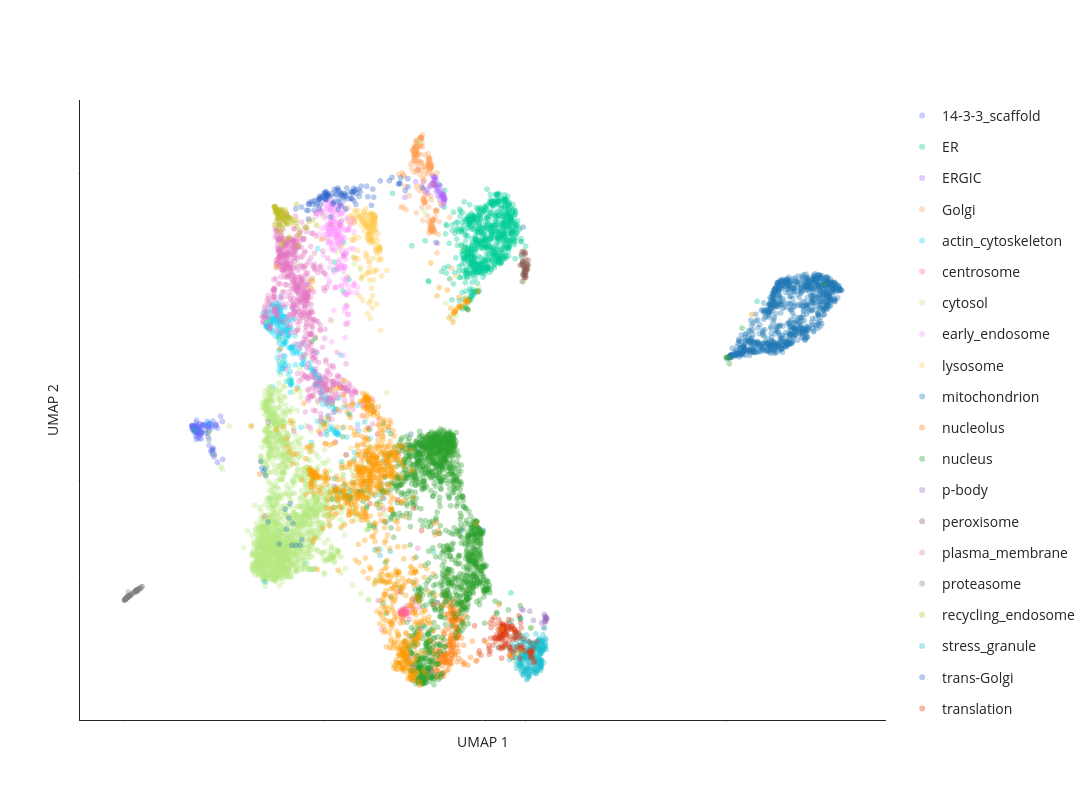

The cell this chart's notebook holds for it:
### Markdown cell above
### generate UMAP plots

### Code cell
# plot the 2D UMAP
label_to_color = "consensus_graph_annnotation"  # **choose which annotation column to highlight here** , other choices: cluster_annotation, Protein-level_consensus_annotation

fig = pu.interaction_umap(
    umap_table,
    node_name="Gene_name_canonical", 
    cluster=label_to_color, opacity=0.35, unlabelled_color="#D0D3D4", unlabelled_opacity=0.1,
    pointsize=6, x="umap_1", y="umap_2",
    categorical=True,
)
fig.update_layout(width=1200, height=800)

fig.show()

# save the figure as an html file
save_path = os.path.join("output")
save_name = f"{timestamp}_UMAP_2Dview_seed={UMAP_seed}html"
pio.write_html(fig, file=os.path.join(save_path, save_name), auto_open=False)

### Figure 1 — Plotly figure (JSON) as saved in the notebook; plotly's stock layout.template omitted (floating-point values rounded to 4 significant figures; data arrays with more than 128 entries replaced by an {"elided": "..."} marker saying what was removed)
{"data": [{"customdata": {"elided": "129x1 int values"}, "hovertemplate": "<b>%{hovertext}</b><br><br>consensus_graph_annnotation=14-3-3_scaffold<br>UMAP 1=%{x}<br>UMAP 2=%{y}<extra></extra>", "hovertext": {"elided": "129 str values"}, "legendgroup": "14-3-3_scaffold", "marker": {"color": "#636EFA", "opacity": 0.35, "size": 6, "symbol": "circle"}, "mode": "markers", "name": "14-3-3_scaffold", "showlegend": true, "type": "scattergl", "x": {"elided": "129 float values"}, "xaxis": "x", "y": {"elided": "129 float values"}, "yaxis": "y"}, {"customdata": {"elided": "752x1 int values"}, "hovertemplate": "<b>%{hovertext}</b><br><br>consensus_graph_annnotation=ER<br>UMAP 1=%{x}<br>UMAP 2=%{y}<extra></extra>", "hovertext": {"elided": "752 str values"}, "legendgroup": "ER", "marker": {"color": "#00CC96", "opacity": 0.35, "size": 6, "symbol": "circle"}, "mode": "markers", "name": "ER", "showlegend": true, "type": "scattergl", "x": {"elided": "752 float values"}, "xaxis": "x", "y": {"elided": "752 float values"}, "yaxis": "y"}, {"customdata": [[3162], [5759], [4036], [1646], [5688], [5705], [2868], [3648], [2299], [748], [1983], [666], [8481], [6800], [4413], [5141], [4121], [3519], [6828], [5218], [4192], [4807], [3597], [6708], [4808], [2501], [2617], [958], [7569], [7596], [2511], [5383], [3767], [3029], [1919], [8011], [2841], [1747], [7797], [3837], [3827], [8387], [230], [2683], [282], [512], [576], [6642], [1754], [5712], [5584], [3278], [6281], [3044], [2998]], "hovertemplate": "<b>%{hovertext}</b><br><br>consensus_graph_annnotation=ERGIC<br>UMAP 1=%{x}<br>UMAP 2=%{y}<extra></extra>", "hovertext": ["RAB3GAP1", "SAR1A", "SEC22B", "COPG2", "YIF1B", "PIGG", "YIPF5", "SLC39A11", "ERGIC3", "EGFL7", "LMAN2", "TMED9", "COPG1", "CHPT1", "ARF4", "SCAP", "SEC24D", "COPB2", "SCFD1", "TMED1", "SEC24A", "COPB1", "SEC22B", "MCFD2", "COPA", "LYSMD3", "ARCN1", "COPZ1", "LMAN2L", "RAB3GAP2", "RAB3B", "TMED2", "COPE", "GPR89B", "ERP44", "MTMR4", "TRIM4", "TRIM27", "RAB18", "RER1", "BET1", "TMED5", "SREBF2", "METTL9", "LMAN1", "DESI2", "TMED10", "MTMR14", "IER3IP1", "RABL3", "SAR1B", "SEC31A", "TMED4", "ERGIC1", "B4DSQ5[p]"], "legendgroup": "ERGIC", "marker": {"color": "#AB63FA", "opacity": 0.35, "size": 6, "symbol": "circle"}, "mode": "markers", "name": "ERGIC", "showlegend": true, "type": "scattergl", "x": [7.631, 7.915, 7.811, 7.681, 7.776, 7.924, 7.616, 7.965, 7.735, 7.724, 7.889, 7.922, 7.706, 7.263, 7.462, 7.764, 7.55, 7.732, 7.779, 7.948, 7.569, 7.705, 7.955, 7.988, 7.75, 7.733, 7.696, 7.713, 7.948, 7.716, 7.917, 7.882, 7.719, 7.847, 7.985, 7.87, 7.853, 7.414, 7.919, 7.677, 7.685, 7.991, 7.875, 7.772, 7.977, 7.81, 7.968, 6.995, 7.814, 7.937, 7.511, 7.325, 7.746, 7.978, 7.707], "xaxis": "x", "y": [9.777, 9.662, 9.567, 9.829, 9.867, 9.584, 9.746, 9.491, 9.921, 9.885, 9.606, 9.555, 9.818, 9.842, 9.848, 9.925, 9.693, 9.766, 9.661, 9.495, 9.613, 9.808, 9.596, 9.53, 9.753, 9.843, 9.803, 9.8, 9.565, 9.783, 9.382, 9.56, 9.797, 9.664, 9.505, 9.484, 9.777, 9.75, 9.577, 9.793, 9.957, 9.495, 9.766, 9.77, 9.464, 9.731, 9.417, 9.54, 9.663, 9.591, 9.642, 10.08, 9.943, 9.567, 9.945], "yaxis": "y"}, {"customdata": {"elided": "193x1 int values"}, "hovertemplate": "<b>%{hovertext}</b><br><br>consensus_graph_annnotation=Golgi<br>UMAP 1=%{x}<br>UMAP 2=%{y}<extra></extra>", "hovertext": {"elided": "193 str values"}, "legendgroup": "Golgi", "marker": {"color": "#FFA15A", "opacity": 0.35, "size": 6, "symbol": "circle"}, "mode": "markers", "name": "Golgi", "showlegend": true, "type": "scattergl", "x": {"elided": "193 float values"}, "xaxis": "x", "y": {"elided": "193 float values"}, "yaxis": "y"}, {"customdata": {"elided": "280x1 int values"}, "hovertemplate": "<b>%{hovertext}</b><br><br>consensus_graph_annnotation=actin_cytoskeleton<br>UMAP 1=%{x}<br>UMAP 2=%{y}<extra></extra>", "hovertext": {"elided": "280 str values"}, "legendgroup": "actin_cytoskeleton", "marker": {"color": "#19D3F3", "opacity": 0.35, "size": 6, "symbol": "circle"}, "mode": "markers", "name": "actin_cytoskeleton", "showlegend": true, "type": "scattergl", "x": {"elided": "280 float values"}, "xaxis": "x", "y": {"elided": "280 float values"}, "yaxis": "y"}, {"customdata": [[7168], [6500], [7409], [1325], [4698], [5861], [5908], [6155], [354], [2147], [1381], [6543], [7320], [3244], [5540], [10], [6604], [7292], [22], [7486], [7175], [6850], [2725], [4142], [2440], [2284], [3831], [8501], [1805], [4204], [3168], [4197], [5687], [2140], [1318], [1302], [5493], [6507], [3657], [8342], [6389], [6181], [2771], [5846], [7022], [1148], [1174], [6773], [6418]], "hovertemplate": "<b>%{hovertext}</b><br><br>consensus_graph_annnotation=centrosome<br>UMAP 1=%{x}<br>UMAP 2=%{y}<extra></extra>", "hovertext": ["CCDC138", "SPICE1", "CEP250", "MPHOSPH9", "CSNK1D", "CEP350", "CEP135", "CEP128", "CEP57", "CEP290", "CDK5RAP2", "NIN", "CCDC77", "PCM1", "C2CD3", "CCP110", "CEP120", "AKAP9", "CEP72", "CEP41", "CEP63", "PIBF1", "BBS4", "CEP152", "OFD1", "CEP350", "CETN3", "CCDC61", "CEP78", "CEP43", "PCM1", "PCNT", "ODF2", "CSPP1", "RNF213", "WRAP73", "KIF7", "CNTROB", "CCDC14", "SSX2IP", "MIB1", "CEP68", "CEP131", "CROCC", "TBC1D31", "MED4", "ALMS1", "CEP192", "CEP97"], "legendgroup": "centrosome", "marker": {"color": "#FF6692", "opacity": 0.35, "size": 6, "symbol": "circle"}, "mode": "markers", "name": "centrosome", "showlegend": true, "type": "scattergl", "x": [6.956, 7.044, 6.933, 7.162, 6.945, 6.909, 6.965, 6.901, 7.118, 6.88, 6.918, 7.085, 7.048, 7.0, 7.264, 6.928, 7.002, 6.96, 6.92, 6.999, 7.356, 6.894, 6.877, 7.193, 6.904, 6.47, 7.817, 6.892, 6.812, 6.91, 6.962, 6.924, 6.936, 6.91, 6.934, 6.917, 6.883, 7.017, 6.925, 6.929, 6.96, 7.037, 7.029, 7.024, 6.888, 7.046, 7.123, 7.197, 6.928], "xaxis": "x", "y": [1.457, 1.356, 1.419, 1.616, 1.478, 1.411, 1.4, 1.403, 1.289, 1.408, 1.387, 1.412, 1.555, 1.447, 1.618, 1.396, 1.398, 1.373, 1.439, 1.371, 1.525, 1.405, 1.428, 1.509, 1.388, 3.441, 1.615, 1.438, 1.832, 1.404, 1.505, 1.388, 1.396, 1.403, 1.265, 1.409, 1.469, 1.409, 1.401, 1.443, 1.48, 1.414, 1.473, 1.438, 1.413, 1.498, 1.44, 1.512, 1.316], "yaxis": "y"}, {"customdata": {"elided": "1831x1 int values"}, "hovertemplate": "<b>%{hovertext}</b><br><br>consensus_graph_annnotation=cytosol<br>UMAP 1=%{x}<br>UMAP 2=%{y}<extra></extra>", "hovertext": {"elided": "1831 str values"}, "legendgroup": "cytosol", "marker": {"color": "#B6E880", "opacity": 0.35, "size": 6, "symbol": "circle"}, "mode": "markers", "name": "cytosol", "showlegend": true, "type": "scattergl", "x": {"elided": "1831 float values"}, "xaxis": "x", "y": {"elided": "1831 float values"}, "yaxis": "y"}, {"customdata": {"elided": "222x1 int values"}, "hovertemplate": "<b>%{hovertext}</b><br><br>consensus_graph_annnotation=early_endosome<br>UMAP 1=%{x}<br>UMAP 2=%{y}<extra></extra>", "hovertext": {"elided": "222 str values"}, "legendgroup": "early_endosome", "marker": {"color": "#FF97FF", "opacity": 0.35, "size": 6, "symbol": "circle"}, "mode": "markers", "name": "early_endosome", "showlegend": true, "type": "scattergl", "x": {"elided": "222 float values"}, "xaxis": "x", "y": {"elided": "222 float values"}, "yaxis": "y"}, {"customdata": {"elided": "169x1 int values"}, "hovertemplate": "<b>%{hovertext}</b><br><br>consensus_graph_annnotation=lysosome<br>UMAP 1=%{x}<br>UMAP 2=%{y}<extra></extra>", "hovertext": {"elided": "169 str values"}, "legendgroup": "lysosome", "marker": {"color": "#FECB52", "opacity": 0.35, "size": 6, "symbol": "circle"}, "mode": "markers", "name": "lysosome", "showlegend": true, "type": "scattergl", "x": {"elided": "169 float values"}, "xaxis": "x", "y": {"elided": "169 float values"}, "yaxis": "y"}, {"customdata": {"elided": "861x1 int values"}, "hovertemplate": "<b>%{hovertext}</b><br><br>consensus_graph_annnotation=mitochondrion<br>UMAP 1=%{x}<br>UMAP 2=%{y}<extra></extra>", "hovertext": {"elided": "861 str values"}, "legendgroup": "mitochondrion", "marker": {"color": "#1F77B4", "opacity": 0.35, "size": 6, "symbol": "circle"}, "mode": "markers", "name": "mitochondrion", "showlegend": true, "type": "scattergl", "x": {"elided": "861 float values"}, "xaxis": "x", "y": {"elided": "861 float values"}, "yaxis": "y"}, {"customdata": {"elided": "210x1 int values"}, "hovertemplate": "<b>%{hovertext}</b><br><br>consensus_graph_annnotation=nucleolus<br>UMAP 1=%{x}<br>UMAP 2=%{y}<extra></extra>", "hovertext": {"elided": "210 str values"}, "legendgroup": "nucleolus", "marker": {"color": "#FF7F0E", "opacity": 0.35, "size": 6, "symbol": "circle"}, "mode": "markers", "name": "nucleolus", "showlegend": true, "type": "scattergl", "x": {"elided": "210 float values"}, "xaxis": "x", "y": {"elided": "210 float values"}, "yaxis": "y"}, {"customdata": {"elided": "1539x1 int values"}, "hovertemplate": "<b>%{hovertext}</b><br><br>consensus_graph_annnotation=nucleus<br>UMAP 1=%{x}<br>UMAP 2=%{y}<extra></extra>", "hovertext": {"elided": "1539 str values"}, "legendgroup": "nucleus", "marker": {"color": "#2CA02C", "opacity": 0.35, "size": 6, "symbol": "circle"}, "mode": "markers", "name": "nucleus", "showlegend": true, "type": "scattergl", "x": {"elided": "1539 float values"}, "xaxis": "x", "y": {"elided": "1539 float values"}, "yaxis": "y"}, {"customdata": [[8432], [7064], [8379], [6391], [6036], [1268], [219], [5829], [6495], [6493], [1520], [7660], [7446], [7814], [6651], [6129], [6297], [4933]], "hovertemplate": "<b>%{hovertext}</b><br><br>consensus_graph_annnotation=p-body<br>UMAP 1=%{x}<br>UMAP 2=%{y}<extra></extra>", "hovertext": ["MARF1", "EDC3", "LSM2", "DCP2", "EDC4", "LSM5", "EIF4ENIF1", "LSM14B", "XRN1", "DCP1B", "LSM1", "YTHDC2", "LSM14B", "DCP1A", "LSM14A", "Q6ZMY0[p]", "PATL1", "LSM3"], "legendgroup": "p-body", "marker": {"color": "#9467BD", "opacity": 0.35, "size": 6, "symbol": "circle"}, "mode": "markers", "name": "p-body", "showlegend": true, "type": "scattergl", "x": [10.47, 10.51, 9.899, 10.51, 10.52, 10.11, 10.48, 10.4, 10.51, 10.51, 10.48, 10.45, 7.658, 10.53, 10.49, 10.2, 10.49, 9.944], "xaxis": "x", "y": [1.39, 1.29, 1.486, 1.318, 1.306, 1.447, 1.252, 1.224, 1.255, 1.333, 1.329, 1.135, 0.2795, 1.301, 1.23, 1.269, 1.345, 1.471], "yaxis": "y"}, {"customdata": [[1991], [7468], [2751], [3917], [6346], [3834], [4861], [2004], [8225], [6163], [5503], [7253], [5958], [3930], [6915], [1483], [8189], [306], [7852], [8473], [5972], [4030], [757], [4509], [4512], [1081], [3713], [174], [2180], [1164], [5111], [4578], [6315], [2947], [932], [5567], [3780], [3836], [4574]], "hovertemplate": "<b>%{hovertext}</b><br><br>consensus_graph_annnotation=peroxisome<br>UMAP 1=%{x}<br>UMAP 2=%{y}<extra></extra>", "hovertext": ["SCP2", "PECR", "FAR1", "SLC25A17", "LONP2", "GNPAT", "PEX3", "CAT", "CROT", "ACAD11", "TYSND1", "PAFAH2", "GSTK1", "PEX1", "PEX13", "HSD17B4", "HACL1", "ACAA1", "PXMP2", "PEX16", "ECI2", "PEX14", "ACOX1", "ABCD3", "PEX2", "PEX6", "AGPS", "PEX26", "ACBD5", "PEX12", "EHHADH", "EPHX2", "TMEM135", "B4DL07[p]", "FAR2", "DECR2", "ACOT8", "ACOX3", "ABCD1"], "legendgroup": "peroxisome", "marker": {"color": "#8C564B", "opacity": 0.35, "size": 6, "symbol": "circle"}, "mode": "markers", "name": "peroxisome", "showlegend": true, "type": "scattergl", "x": [9.948, 9.987, 9.959, 10.01, 10.07, 9.982, 9.9, 9.909, 10.03, 9.979, 10.05, 9.981, 9.863, 10.0, 9.988, 9.982, 9.993, 9.927, 9.935, 9.914, 9.919, 9.988, 9.976, 9.959, 10.04, 9.971, 9.994, 10.04, 9.941, 10.03, 9.989, 9.923, 10.01, 9.994, 10.07, 9.933, 9.948, 10.05, 10.01], "xaxis": "x", "y": [8.02, 8.255, 8.178, 8.317, 8.217, 8.137, 8.421, 8.215, 8.135, 8.437, 8.233, 7.975, 8.216, 7.969, 8.423, 8.037, 8.177, 8.231, 8.032, 8.472, 8.236, 8.114, 8.139, 8.084, 8.137, 7.975, 8.074, 8.118, 8.289, 8.174, 8.471, 7.895, 8.071, 8.027, 8.31, 8.296, 8.482, 8.21, 8.006], "yaxis": "y"}, {"customdata": {"elided": "656x1 int values"}, "hovertemplate": "<b>%{hovertext}</b><br><br>consensus_graph_annnotation=plasma_membrane<br>UMAP 1=%{x}<br>UMAP 2=%{y}<extra></extra>", "hovertext": {"elided": "656 str values"}, "legendgroup": "plasma_membrane", "marker": {"color": "#E377C2", "opacity": 0.35, "size": 6, "symbol": "circle"}, "mode": "markers", "name": "plasma_membrane", "showlegend": true, "type": "scattergl", "x": {"elided": "656 float values"}, "xaxis": "x", "y": {"elided": "656 float values"}, "yaxis": "y"}, {"customdata": [[1418], [649], [1416], [984], [698], [8437], [8330], [8431], [1587], [1470], [1965], [7128], [1624], [1625], [1652], [1653], [1654], [1655], [1664], [1244], [1686], [1249], [879], [2438], [1264], [259], [8070], [594], [8511], [7251], [263], [8514], [1448], [7531], [6939], [2748], [4485], [4486], [5742], [5451], [5193], [5615], [4507], [4508], [6593], [5836], [5597], [4768], [5724], [5078], [2835], [3553], [3356], [5741], [3723], [4922], [4822], [5885], [4825], [4830], [3035], [5333], [6831], [4906], [5950], [5347], [5957], [5387], [3868], [6621], [5880], [3883]], "hovertemplate": "<b>%{hovertext}</b><br><br>consensus_graph_annnotation=proteasome<br>UMAP 1=%{x}<br>UMAP 2=%{y}<extra></extra>", "hovertext": ["PSME1", "RAD23A", "PSMA7", "TCP11L2", "PSMG3", "RNF115", "POMP", "USP15", "PSMA5", "PSMD12", "PSMB3", "NGLY1", "PSMC5", "PSMB2", "PSMC3", "PSMA3", "PSMA6", "PSMB4", "PSMC2", "PSME2", "PSMD14", "PSMC6", "PSMA2", "PSMC4", "NUB1", "PSMD13", "RNF181", "PSME3IP1", "PSMD8", "PSMD1", "ZFAND5", "PSMC3", "BAG1", "PITHD1", "PSMG2", "PSMG1", "PSMA1", "PSMA4", "UCHL5", "ADRM1", "PSMD2", "AKIRIN2", "PSMB6", "PSMB5", "UBR7", "DDI2", "PSMB1", "PSMD7", "PSMG4", "UBE3A", "TCP11L1", "UBFD1", "PSMB7", "UCHL5", "PSMD11", "PSMC1", "USP14", "ECPAS", "RAD23B", "PSMD4", "UBQLN2", "PSME4", "UBLCP1", "PSME3", "PSME3", "PSMD6", "ZFAND6", "UBE3C", "PSMD3", "AFG2A", "PSMD4", "TXNL1"], "legendgroup": "proteasome", "marker": {"color": "#7F7F7F", "opacity": 0.35, "size": 6, "symbol": "circle"}, "mode": "markers", "name": "proteasome", "showlegend": true, "type": "scattergl", "x": [0.06326, 0.3144, 0.1159, 0.2883, 0.2862, 0.1149, 0.3007, 0.3447, 0.1157, 0.04556, 0.07253, 0.4459, 0.04209, 0.07371, 0.3902, 0.07715, 0.05108, 0.02982, 0.06917, 0.1269, 0.06448, 0.0437, 0.09004, 0.04499, 0.3341, 0.03013, 0.4104, 0.3315, 0.02471, 0.03183, 0.2485, 0, 0.3069, 0.3921, 0.175, 0.1496, 0.06988, 0.08494, 0.3164, 0.09334, 0.07185, 0.2933, 0.06519, 0.04452, 0.3047, 0.4463, 0.02378, 0.06171, 0.3589, 0.3111, 0.3739, 0.3138, 0.04899, 0.05616, 0.01642, 0.03279, 0.1205, 0.1529, 0.03892, 0.09072, 0.1057, 0.1733, 0.2859, 3.588, 0.2211, 0.1306, 0.288, 0.1367, 0.1118, 0.2285, 0.0407, 0.2972], "xaxis": "x", "y": [1.706, 1.849, 1.743, 1.835, 1.832, 1.724, 1.854, 1.849, 1.74, 1.693, 1.718, 1.929, 1.69, 1.716, 1.9, 1.723, 1.698, 1.681, 1.705, 1.747, 1.711, 1.691, 1.726, 1.691, 1.865, 1.682, 1.886, 1.873, 1.672, 1.682, 1.816, 1.658, 1.843, 1.897, 1.777, 1.758, 1.713, 1.726, 1.847, 1.736, 1.713, 1.839, 1.71, 1.693, 1.824, 1.929, 1.673, 1.708, 1.88, 1.866, 1.886, 1.853, 1.69, 1.699, 1.668, 1.678, 1.746, 1.753, 1.694, 1.726, 1.823, 1.763, 1.839, 5.146, 1.802, 1.756, 1.843, 1.76, 1.743, 1.806, 1.688, 1.845], "yaxis": "y"}, {"customdata": [[1704], [6446], [5740], [444], [3470], [1700], [6907], [457], [6460], [7781], [1670], [6497], [1687], [5725], [8183], [8232], [4701], [6138], [6117], [6210], [2203], [977], [3850], [7988], [3824], [7357], [3787], [828], [8034], [3777], [7680], [4560], [6354], [2276], [8110], [6926], [5786], [6377], [4654], [640], [2322], [4695], [6435], [6726], [3995], [7074], [2681], [257], [5162], [64], [2515], [3133], [5551], [1786], [5520], [8496], [1853], [5408], [2023], [1809], [196], [5500], [5242], [7514], [2593], [5217], [5103], [5442], [5445], [2612], [1814], [5020], [7092], [5024], [267], [2035], [4987], [5635], [4978], [6652], [7407], [2404], [8345], [3368], [14]], "hovertemplate": "<b>%{hovertext}</b><br><br>consensus_graph_annnotation=recycling_endosome<br>UMAP 1=%{x}<br>UMAP 2=%{y}<extra></extra>", "hovertext": ["RALGAPA1", "CD302", "COLEC12", "MYADM", "VAMP2", "RAB11FIP5", "APBB2", "CERK", "SLC35F2", "KIAA1549", "SCAMP2", "CMTM4", "SERPINF1", "WDR44", "LNPEP", "PACSIN3", "ADGRE5", "SLCO4C1", "RAB11FIP1", "RAB11FIP2", "ARL13B", "SYT1", "STX7", "GFOD1", "SCAMP1", "CRACR2A", "SCAMP3", "SLC12A6", "PODXL2", "ITGB1BP1", "PACC1", "SFN", "RALGAPB", "STEAP3", "MRC2", "SCAMP4", "SLC35F1", "STX12", "SLC1A1", "LDLR", "ABCB1", "TRAPPC10", "LMTK2", "ITFG1", "ATP9A", "CMTM7", "ATP6V0D1", "NKIRAS2", "PTPRJ", "FCGRT", "A8K6Q8[p];B7Z2I6[p]", "PODXL", "ANO6", "STX3", "GFOD2", "CSNK1G3", "ARHGAP10", "NHERF2", "ECE1", "ATP13A3", "CDK16", "RALGAPA2", "RAB32", "SEMA4C", "BICD1", "ADAM9", "LRP1", "VAMP3", "RAB11B", "MICALL1", "SMIM1", "LRP2", "ABHD17A", "ATP8B2", "CEMIP2", "A0A3B3ITR4[p]", "CSNK1G2", "ATP6V0A1", "SIRPA", "CCNY", "VAMP8", "Q59FF5[p];A8CDT9[p]", "ATP11B", "ATP11A", "GPRC5B"], "legendgroup": "recycling_endosome", "marker": {"color": "#BCBD22", "opacity": 0.35, "size": 6, "symbol": "circle"}, "mode": "markers", "name": "recycling_endosome", "showlegend": true, "type": "scattergl", "x": [3.787, 4.077, 3.863, 4.329, 4.291, 3.863, 4.309, 3.744, 3.986, 3.77, 4.053, 4.119, 4.795, 4.124, 4.08, 3.873, 3.898, 4.037, 3.883, 3.751, 3.859, 4.044, 4.179, 3.767, 4.153, 3.952, 4.702, 4.011, 3.869, 3.824, 4.048, 3.805, 3.822, 3.977, 3.924, 4.135, 3.952, 4.502, 3.992, 3.985, 3.858, 4.294, 3.769, 4.191, 3.857, 4.068, 4.609, 3.79, 3.763, 4.049, 4.366, 3.817, 3.921, 3.941, 3.862, 3.799, 3.967, 3.837, 3.963, 3.923, 3.921, 3.751, 3.964, 3.906, 4.643, 3.819, 4.008, 4.557, 4.348, 3.731, 3.877, 3.799, 3.841, 3.887, 3.833, 3.775, 3.911, 4.284, 4.055, 4.085, 4.098, 3.777, 3.864, 3.921, 3.838], "xaxis": "x", "y": [9.323, 9.011, 9.244, 8.593, 9.097, 9.141, 8.961, 9.003, 9.155, 9.261, 9.145, 8.766, 8.993, 9.143, 9.141, 9.013, 9.233, 9.068, 9.201, 9.357, 9.161, 9.236, 9.036, 9.361, 9.129, 9.206, 9.1, 9.297, 9.099, 9.204, 9.148, 9.245, 9.262, 9.021, 9.31, 9.124, 9.159, 8.954, 9.088, 9.254, 9.209, 9.4, 9.345, 9.078, 9.248, 9.192, 9.062, 9.294, 9.319, 9.033, 8.859, 9.128, 9.123, 8.941, 8.997, 9.053, 8.673, 8.916, 9.109, 9.273, 8.608, 9.35, 9.138, 9.262, 7.93, 9.115, 9.167, 8.94, 8.788, 9.353, 9.288, 9.312, 9.24, 8.999, 9.262, 9.229, 8.853, 9.039, 9.033, 8.735, 9.14, 9.284, 9.293, 9.245, 9.161], "yaxis": "y"}, {"customdata": {"elided": "249x1 int values"}, "hovertemplate": "<b>%{hovertext}</b><br><br>consensus_graph_annnotation=stress_granule<br>UMAP 1=%{x}<br>UMAP 2=%{y}<extra></extra>", "hovertext": {"elided": "249 str values"}, "legendgroup": "stress_granule", "marker": {"color": "#17BECF", "opacity": 0.35, "size": 6, "symbol": "circle"}, "mode": "markers", "name": "stress_granule", "showlegend": true, "type": "scattergl", "x": {"elided": "249 float values"}, "xaxis": "x", "y": {"elided": "249 float values"}, "yaxis": "y"}, {"customdata": [[1630], [3396], [300], [4099], [2353], [6743], [6799], [558], [3052], [383], [7828], [3083], [1403], [1778], [6293], [4772], [531], [3899], [3901], [6756], [8280], [2073], [3913], [3925], [3007], [8422], [2761], [6505], [2159], [3955], [6272], [422], [416], [3801], [6909], [4009], [2727], [1224], [4771], [7495], [8447], [1239], [7549], [7501], [4791], [7242], [2984], [2729], [5071], [7459], [4028], [8465], [5951], [7013], [8339], [2274], [6420], [6829], [4434], [2907], [4448], [5907], [5901], [3661], [3222], [3151], [2094], [5579], [1556], [1929], [5895], [6644], [7202], [6388], [2569], [771], [2855], [5882], [7188], [7189], [4], [6401], [5898], [2584], [1345], [2430], [7345], [5667], [1027], [6588], [4324], [6340], [7866], [6951], [2090], [4162], [3558], [7452], [7919], [1620], [7579], [2818], [1130], [6959], [2514], [8324]], "hovertemplate": "<b>%{hovertext}</b><br><br>consensus_graph_annnotation=trans-Golgi<br>UMAP 1=%{x}<br>UMAP 2=%{y}<extra></extra>", "hovertext": ["SH3GLB1", "MDK", "TBC1D5", "CPD", "TRAPPC13", "PI4K2B", "RAB2B", "ANGEL1", "ARFIP1", "ACBD3", "HINT3", "SYNGR1", "SLC12A7", "PSEN2", "TRAPPC6B", "CLCN5", "SPG21", "SPRY1", "TRAPPC3", "BLOC1S5", "SNX7", "LRBA", "STX6", "ATP9B", "LMBRD2", "ATP6V0A2", "SNX8", "FAM177A1", "SLC9A6", "STX10", "PLEKHH3", "WDFY1", "ATG9A", "RAB29", "GLG1", "DNAJC13", "KIAA0319L", "SNAP47", "CLCN3", "WDR11", "YIPF1", "ARFIP2", "RAB33B", "PRKD2", "EFNA5", "OSBPL9", "KCT2", "SYAP1", "ATP7A", "TMEM59", "VAMP4", "TRAPPC1", "NAPG", "RAB39B", "TRAPPC4", "TMEM63A", "FAM219A", "TRAPPC12", "M6PR", "SLC12A4", "OSBP", "FAM91A1", "AP1AR", "C17orf75", "TVP23C", "ATP7B", "MFSD4B", "MTMR9", "DTNBP1", "SLC20A2", "FAM219B", "DAGLB", "TRAPPC9", "RAB43", "YIPF6", "SYNGR2", "TRAPPC11", "SNX30", "ANKRD27", "STX16", "TM9SF2", "TRAPPC5", "LRIG1", "SORT1", "TRAPPC2L", "TMEM87A", "SLC35A5", "ATP8A1", "TRAPPC8", "ARFGAP1", "TRAPPC2", "TPRA1", "RAB6B", "TMEM230", "TGOLN2", "SNX4", "STX16", "OSBPL10", "NDFIP2", "OSBPL11", "CYSTM1", "GOLM1", "SPRYD7", "VTI1A", "SV2A", "MTMR6"], "legendgroup": "trans-Golgi", "marker": {"color": "#3366CC", "opacity": 0.35, "size": 6, "symbol": "circle"}, "mode": "markers", "name": "trans-Golgi", "showlegend": true, "type": "scattergl", "x": [5.417, 4.594, 5.368, 5.732, 5.332, 5.519, 5.787, 6.218, 5.672, 7.068, 6.162, 5.14, 4.594, 5.777, 4.697, 5.081, 5.243, 4.61, 4.821, 5.488, 5.361, 4.59, 4.865, 5.142, 4.933, 5.688, 5.051, 6.831, 4.832, 5.023, 4.541, 4.869, 5.027, 7.007, 6.676, 4.906, 5.765, 5.211, 5.038, 5.412, 5.357, 6.87, 6.868, 5.354, 5.084, 5.719, 6.044, 7.073, 4.874, 6.071, 5.518, 5.007, 5.492, 5.333, 5.019, 4.693, 5.546, 5.29, 5.043, 4.751, 6.892, 5.416, 5.037, 5.42, 5.07, 5.269, 4.982, 5.466, 5.521, 4.275, 5.215, 5.287, 4.63, 5.726, 5.404, 4.735, 5.323, 5.029, 5.03, 7.772, 6.61, 4.788, 5.68, 4.417, 5.169, 5.909, 6.196, 5.0, 5.233, 7.452, 4.897, 4.86, 5.613, 5.646, 5.725, 5.009, 4.95, 5.883, 5.857, 5.84, 5.039, 6.381, 5.648, 5.068, 4.869, 5.519], "xaxis": "x", "y": [9.365, 9.281, 9.407, 9.653, 9.69, 9.559, 9.614, 9.543, 9.64, 9.905, 9.383, 9.156, 9.117, 9.402, 9.459, 9.616, 9.465, 9.401, 9.415, 9.491, 9.508, 9.413, 9.499, 9.558, 9.567, 9.62, 9.582, 9.799, 9.501, 9.628, 9.289, 9.518, 9.568, 9.67, 9.931, 9.538, 9.692, 9.406, 9.593, 9.609, 9.654, 9.818, 9.807, 9.449, 9.565, 9.717, 9.755, 9.743, 9.5, 9.551, 9.605, 9.524, 9.61, 9.3, 9.495, 9.403, 9.721, 9.684, 9.593, 9.478, 9.921, 9.581, 9.579, 9.622, 9.571, 9.597, 9.61, 9.546, 9.315, 9.313, 9.44, 9.594, 9.446, 9.476, 9.584, 9.286, 9.722, 9.605, 9.654, 8.656, 9.864, 9.389, 9.512, 9.348, 9.614, 9.759, 9.702, 9.639, 9.695, 9.719, 9.406, 9.314, 9.511, 9.647, 9.662, 9.5, 9.537, 9.65, 9.558, 9.693, 9.503, 9.861, 9.524, 9.593, 9.562, 9.565], "yaxis": "y"}, {"customdata": {"elided": "148x1 int values"}, "hovertemplate": "<b>%{hovertext}</b><br><br>consensus_graph_annnotation=translation<br>UMAP 1=%{x}<br>UMAP 2=%{y}<extra></extra>", "hovertext": {"elided": "148 str values"}, "legendgroup": "translation", "marker": {"color": "#DC3912", "opacity": 0.35, "size": 6, "symbol": "circle"}, "mode": "markers", "name": "translation", "showlegend": true, "type": "scattergl", "x": {"elided": "148 float values"}, "xaxis": "x", "y": {"elided": "148 float values"}, "yaxis": "y"}, {"customdata": {"elided": "878x1 int values"}, "hovertemplate": "<b>%{hovertext}</b><br><br>consensus_graph_annnotation=unclassified<br>UMAP 1=%{x}<br>UMAP 2=%{y}<extra></extra>", "hovertext": {"elided": "878 str values"}, "legendgroup": "unclassified", "marker": {"color": "#FF9900", "opacity": 0.35, "size": 6, "symbol": "circle"}, "mode": "markers", "name": "unclassified", "showlegend": true, "type": "scattergl", "x": {"elided": "878 float values"}, "xaxis": "x", "y": {"elided": "878 float values"}, "yaxis": "y"}], "layout": {"height": 800, "legend": {"font": {"size": 14}}, "width": 1200, "xaxis": {"showticklabels": true, "tickfont": {"size": 1}, "ticks": "", "title": {"text": "UMAP 1"}}, "yaxis": {"showticklabels": true, "tickfont": {"size": 1}, "ticks": "", "title": {"text": "UMAP 2"}}}}
